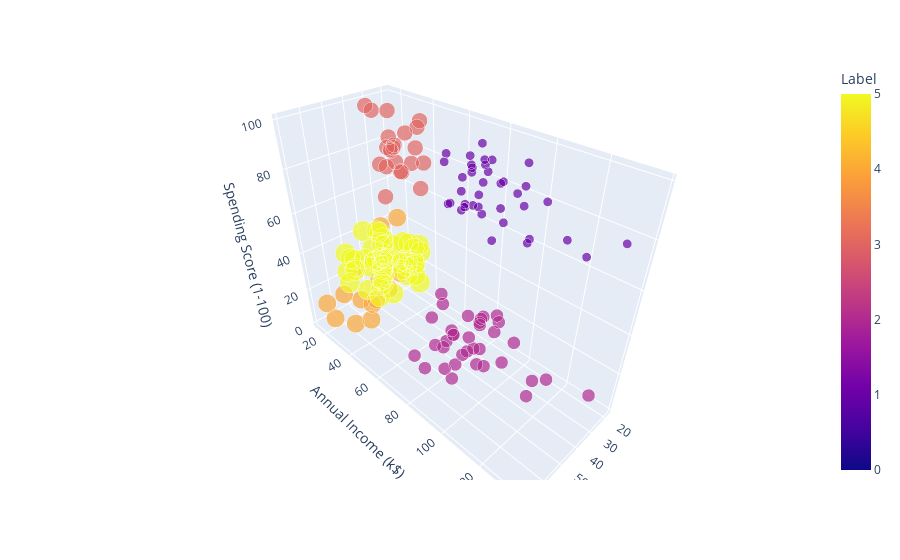

Write notebook code for a chart like this one.
### Code cell
#cluster visualization
import plotly.express as px

px.scatter_3d(X_3D, x='Age',y='Annual Income (k$)', z='Spending Score (1-100)',
             color='Label', size='Label')

### Figure 1 — Plotly figure (JSON) as saved in the notebook; plotly's stock layout.template omitted (floating-point values rounded to 4 significant figures; data arrays with more than 128 entries replaced by an {"elided": "..."} marker saying what was removed)
{"data": [{"hovertemplate": "Age=%{x}<br>Annual Income (k$)=%{y}<br>Spending Score (1-100)=%{z}<br>Label=%{marker.color}<extra></extra>", "legendgroup": "", "marker": {"color": {"elided": "200 int values"}, "coloraxis": "coloraxis", "size": {"elided": "200 int values"}, "sizemode": "area", "sizeref": 0.0125, "symbol": "circle"}, "mode": "markers", "name": "", "scene": "scene", "showlegend": false, "type": "scatter3d", "x": {"elided": "200 int values"}, "y": {"elided": "200 int values"}, "z": {"elided": "200 int values"}}], "layout": {"coloraxis": {"colorbar": {"title": {"text": "Label"}}, "colorscale": [[0, "#0d0887"], [0.1111, "#46039f"], [0.2222, "#7201a8"], [0.3333, "#9c179e"], [0.4444, "#bd3786"], [0.5556, "#d8576b"], [0.6667, "#ed7953"], [0.7778, "#fb9f3a"], [0.8889, "#fdca26"], [1, "#f0f921"]]}, "legend": {"itemsizing": "constant", "tracegroupgap": 0}, "margin": {"t": 60}, "scene": {"domain": {"x": [0, 1], "y": [0, 1]}, "xaxis": {"title": {"text": "Age"}}, "yaxis": {"title": {"text": "Annual Income (k$)"}}, "zaxis": {"title": {"text": "Spending Score (1-100)"}}}}}
